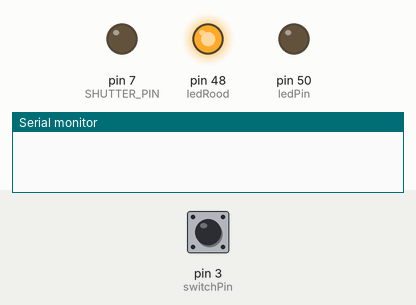
Bench run of a sketch on a simulated Arduino Mega 2560, built with avr-gcc and run on an emulated ATmega2560. On the bench: output pins drawn as LEDs (lit = HIGH), the last lines printed to the serial monitor. Dashed ring = blinking. The test bench sets the inputs (shaded band); at power-on: pin 3 (switchPin) LOW. Pins used as bus, display or sensor lines are not drawn.

Above: at 1.2 s.
1.3 s: pin 3 (switchPin) pulled HIGH for 0.15 s
At 1.52 s:
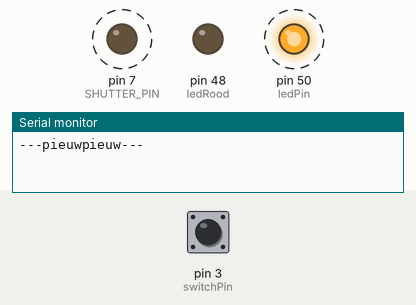
Timing chart, 0 to 10.3 s (numbered marks = the images above; inputs shaded):
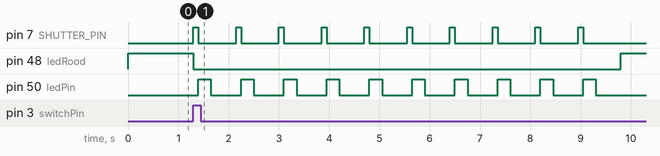

The sketch:

stappenmotor_foto.ino
```cpp
//the number of steppermotors connected to arduino
#define nrOfSteppers 1
//the pins of the steppers that control the direction
const int stepperDirectionPin = 8;
//the pins of the steppers that control the pulse
const int stepperPulsePin = 10;
const int ledPin = 50;
const int ledRood = 48;

#define SHUTTER_PIN 7
int switchPin = 3;
int switchState;

void setup() {

    pinMode(stepperDirectionPin, OUTPUT);
    digitalWrite(stepperDirectionPin, LOW);
    pinMode(stepperPulsePin, OUTPUT);
    digitalWrite(stepperPulsePin, LOW);
    pinMode(ledPin, OUTPUT);
    digitalWrite(ledPin, LOW);
    pinMode(ledRood,OUTPUT);

    pinMode(switchPin,INPUT);
    pinMode(SHUTTER_PIN, OUTPUT);
    digitalWrite(SHUTTER_PIN, LOW);

Serial.begin(9600);
}

void loop(){

    digitalWrite(ledPin, LOW);
    digitalWrite(ledRood,HIGH);
    switchState = digitalRead(switchPin);
    while (switchState == HIGH){
      digitalWrite(ledRood,LOW);
      stepper(10,0);
      Serial.println("---pieuw---");
      digitalWrite(ledRood,HIGH);
      switchState = LOW;

  }
}

void stepper(int steps, boolean stepDirection){
  //first check the direction, if it's not the current direction change it.
    int currentDirection = digitalRead(stepperDirectionPin);
    if(stepDirection != currentDirection){
     digitalWrite(stepperDirectionPin, stepDirection);
     //this delay makes the motor stop for a while when changing direction.
      delay(100);
    }
  //a for loop to create the pulse
  for(int s=0; s<steps; s++){
    //the LOW, then HIGH creates the pulse the driver is waiting for, no delay needed.
    digitalWrite(SHUTTER_PIN, HIGH);
    delay(100);
    digitalWrite(SHUTTER_PIN, LOW);
    digitalWrite(ledPin, HIGH);
    Serial.println("---pieuwpieuw---");
    delay(250);
    digitalWrite(ledPin, LOW);
     digitalWrite(stepperPulsePin, LOW);
    digitalWrite(stepperPulsePin, HIGH);
    //delay(5);
    //digitalWrite(stepperPulsePin, LOW);
    //digitalWrite(stepperPulsePin, HIGH);
    //delay(5);
    //digitalWrite(stepperPulsePin, LOW);
    //digitalWrite(stepperPulsePin, HIGH);
    //delay(5);
    //digitalWrite(stepperPulsePin, LOW);
    //digitalWrite(stepperPulsePin, HIGH);
    delay(500);
  }
}
```

Measured:
- after the input at 1.3 s, pin 7 (SHUTTER_PIN): alternates HIGH for 0.10 s and LOW for 0.75 s, starting at once; pin 48 (ledRood): HIGH → LOW at once, → HIGH 8.5 s later; pin 50 (ledPin): alternates HIGH for 0.25 s and LOW for 0.60 s, starting after 0.10 s
